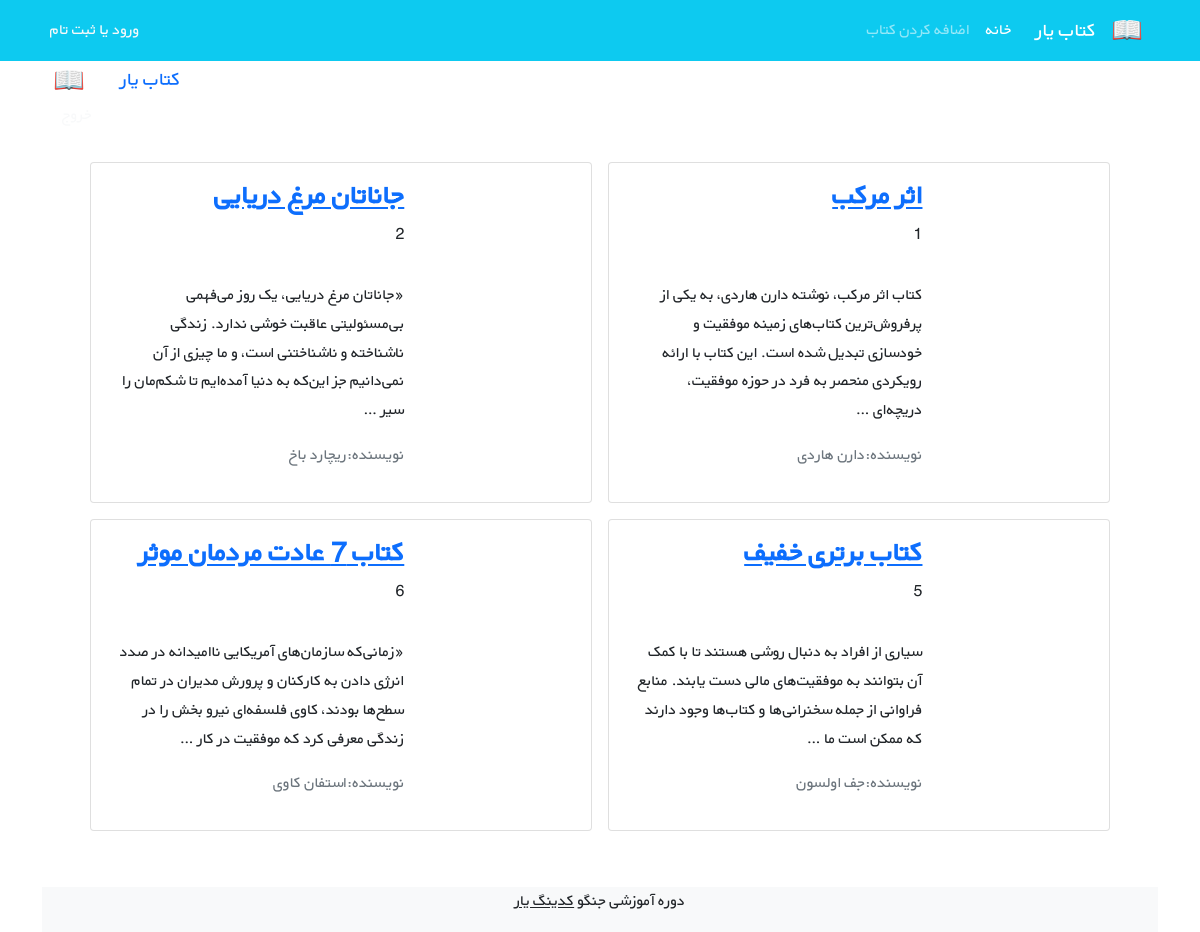
/books/, run on an earlier commit of the app's database.
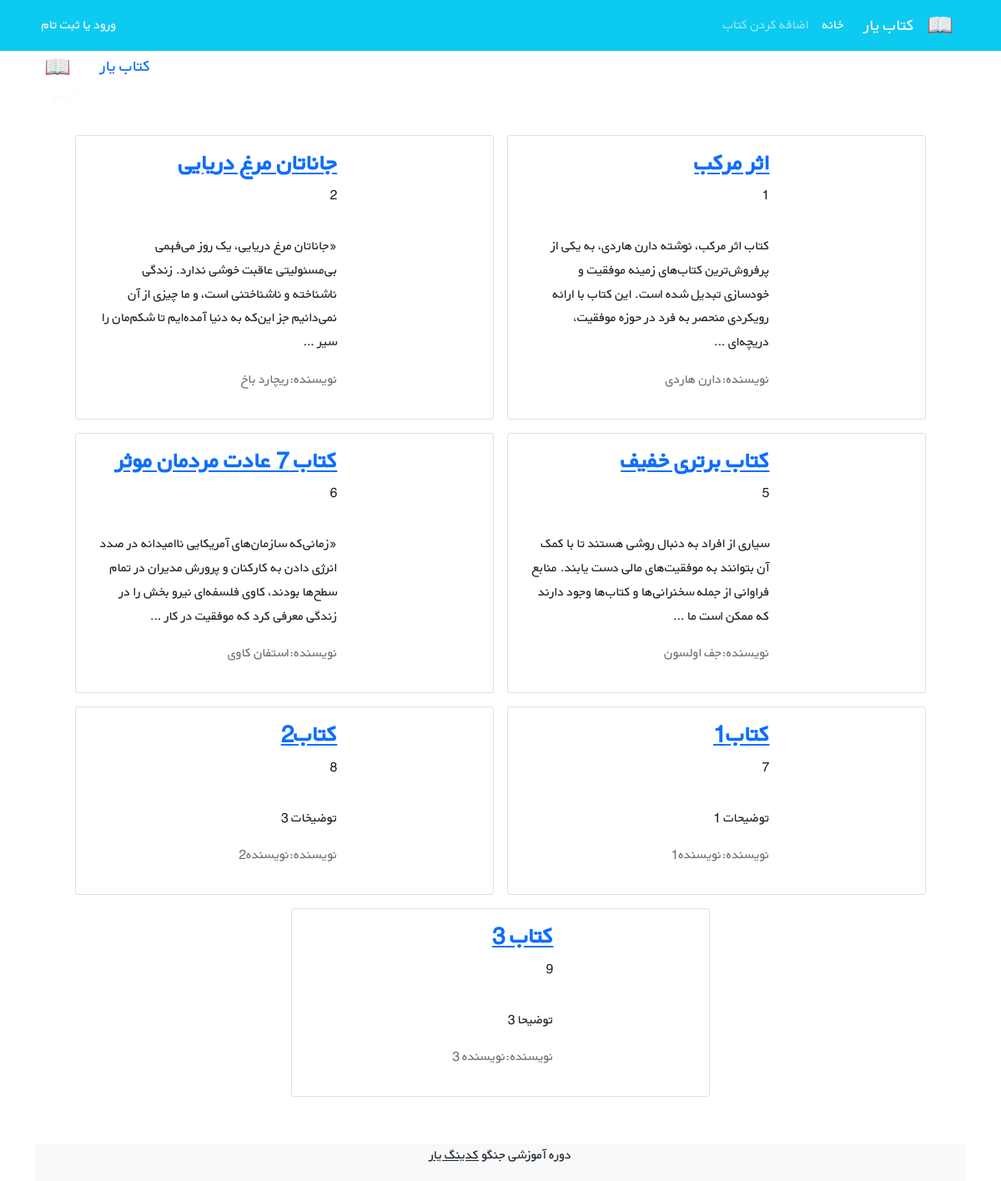
And on a later commit of the database.
### books/models.py (models this page shows, shortened)
class Book(models.Model):
    title = models.CharField(max_length=200)
    author = models.CharField(max_length= 200)
    description = models.TextField()
    price = models.DecimalField( max_digits=5, decimal_places=2)
    cover = models.ImageField(upload_to='covers/',blank=True)
    def get_absolute_url(self):
        return reverse('book_detail', args=[self.id])

### books/views.py (the view)
# urls.py: path('',BookListView.as_view(),name='book_list'),
class BookListView(generic.ListView):
    model = Book
    template_name = 'books/book_list.html'
    context_object_name = 'books'

### books/templates/books/book_list.html (shortened to what this page needs)
{% extends '_base.html' %}
{% block content %}
    <div class="container">
        <a class="navbar-brand" href="#">
            <img src="icons/book.png" alt="" height="30"
                 class="d-inline-block align-text-top">
        </a>
        <a class="navbar-brand mx-3" href="#">کتاب یار</a>
        <button class="navbar-toggler" type="button" data-bs-toggle="collapse" data-bs-target="#navbarNavAltMarkup"
                aria-controls="navbarNavAltMarkup" aria-expanded="false" aria-label="Toggle navigation">
            <span class="navbar-toggler-icon"></span>
        </button>
        <div class="mx-2 text-white">خوش آمدی محمدهادی | <a class="link-light text-decoration-none" href="#">خروج</a>
        </div>
    </div>
    <div class="container mt-4">
    <div class="row flex-row-reverse justify-content-md-center">
    {% for book in books %}
        <div class="card m-2" style="max-width: 45%">
            <div class="row g-0 h-100" dir="rtl">
                <div class="col-md-4">
                </div>
                <div class="col-md-8 h-100">
                    <div class="d-flex flex-column justify-content-between h-100">
                        <div class="card-body">
                          <a href="{{ book.get_absolute_url }}"><h3 class="card-title"><strong>{{ book.title }}</strong></h3></a>
                            <p>{{ book.id }}</p>
                            <p class="card-text pt-3">{{ book.description|truncatewords:30 }}</p>
                            <p class="text-muted">نویسنده:{{ book.author }}</p>
                        </div>
                    </div>
                </div>
            </div>
        </div>
    {% endfor %}
    <footer class="bg-light text-center text-lg-start mt-5">
        <div class="text-center bg-grey">
            <p>دوره آموزشی جنگو <a class="text-dark" href="https://codingyar.com/" target="_blank">کدینگ یار</a></p>
        </div>
    </footer>
{% endblock content %}

What changed in the data, as far as the page shows it:
added Book: title "کتاب1", id "7", description "توضیحات 1", author "نویسنده1"
added Book: title "کتاب2", id "8", description "توضیخات 3", author "نویسنده2"
added Book: title "کتاب 3", id "9", description "توضیحا 3", author "نویسنده 3"
